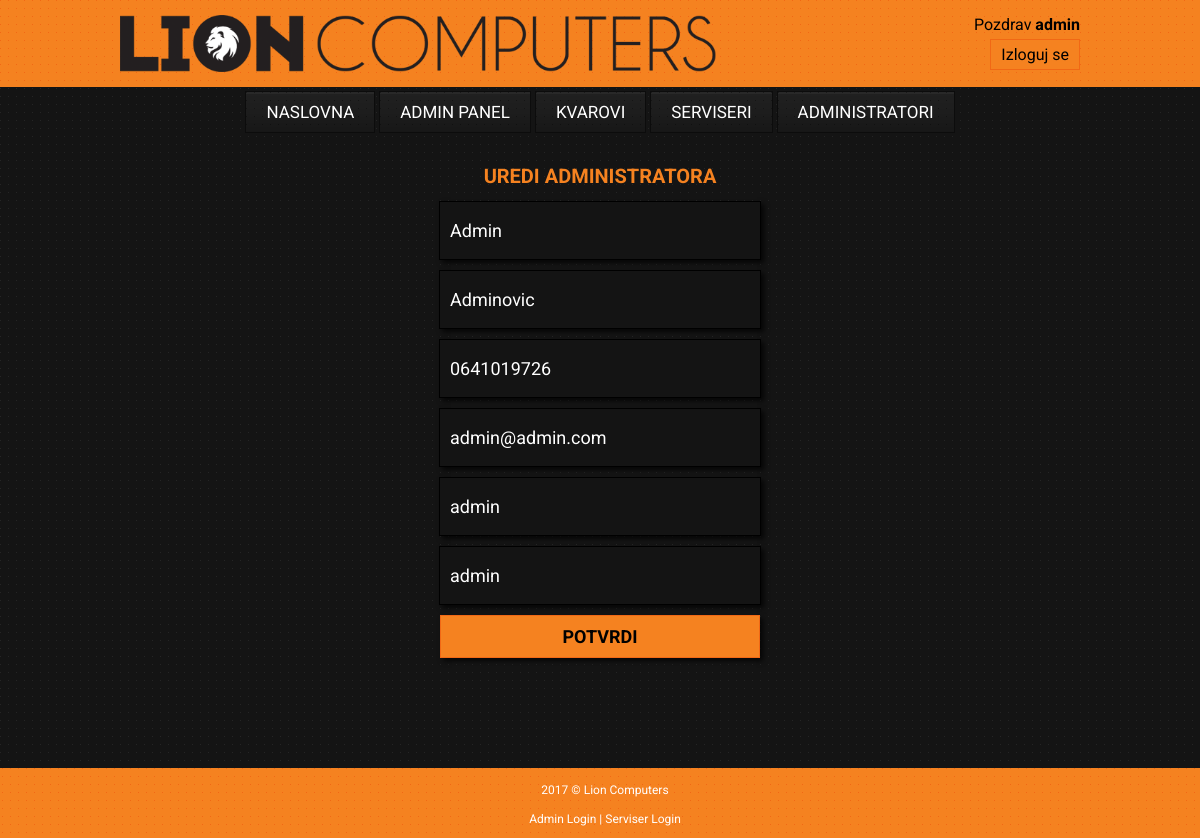
Screenshot of /admin-modify.php?id=1 (signed in) with the database file from the repository.
### tables this page shows
CREATE TABLE `admini` (
  `id` int(11) NOT NULL AUTO_INCREMENT,
  `ime` varchar(25) NOT NULL,
  `prezime` varchar(25) NOT NULL,
  `telefon` varchar(15) DEFAULT NULL,
  `email` varchar(45) NOT NULL,
  `username` varchar(45) NOT NULL,
  `password` varchar(256) NOT NULL,
  PRIMARY KEY (`id`),
  UNIQUE KEY `id_UNIQUE` (`id`),
  UNIQUE KEY `username_UNIQUE` (`username`),
  UNIQUE KEY `email_UNIQUE` (`email`)
);

### admin-modify.php (the view, shortened to what this page needs)
<!DOCTYPE html>
<html>
	<head>
		<link rel="stylesheet" type="text/css" href="stilovi.css"/>
	</head>
	<body>
		<div class="container">
			<div class="header">
				<div class="logo-area">
					<a href="index.php"><img src="slike/logo.png" alt="Lion Computers"></a>
					<div class="userinfo">
						<p>Pozdrav <strong><?php echo $_SESSION['adminUser'];?></strong></p>
						<a href="logout.php">Izloguj se</a>
					</div>
				</div>
			</div>
			<div class="content">
			<?php
				if(isset($_SESSION['adminUser'])){
					require_once('menu-admin.php');
				}else if(isset($_SESSION['serviserUser'])){
					require_once('menu-serviser.php');
				}else {
					require_once('menu.php');
				}
				include("konekcija.php");
				$id = $_GET['id'];
				$query = "SELECT * from admini where id=$id;";
				$result = mysqli_query($conn, $query);
				echo "<div class='form-area'>";
					while($red=mysqli_fetch_array($result)) {
						$ime = $red['ime'];
						$prezime = $red['prezime'];
						$telefon = $red['telefon'];
						$email = $red['email'];
						$username = $red['username'];
						$password = $red['password'];
						echo "<form action='admin-modify-s.php?id=$id' method='POST'>
						<h1>UREDI ADMINISTRATORA</h1>
						<input type='text' name='ime' class='reg-user' value='$ime'/>
						<input type='text' name='prezime' class='reg-user' value='$prezime'/>
						<input type='text' name='telefon' class='reg-user' value='$telefon'/>
						<input type='text' name='email' class='reg-user' value='$email'/>
						<input type='text' name='username' class='reg-user' value='$username'/>
						<input type='text' name='password' class='reg-user' value='$password'/>
						<input type='submit' value='Potvrdi' class='login-submit'>
						</form>";
					}
				echo "</div>";
			?>
			</div>
			<div class="footer">
				<p class="cr">2017 &copy; Lion Computers</p>
				<p class="links">
					<a href="admin-login.php">Admin Login</a>
					 |
					<a href="serviser-login.php">Serviser Login</a>
				</p>
			</div>
		</div>
	</body>
</html>

### stilovi.css (style rules this page uses)
html { height: 100%; box-sizing: border-box; }
body { background: url("slike/pattern-black.png") top right repeat; margin: 0; padding: 0; min-height: 100%; position: relative; }
.header { background: url("slike/pattern-orange.png") top right repeat; width: 100%; height: 87px; margin: 0 0 15px 0; }
.logo-area { width: 960px; height: 87px; margin: 0 auto; }
.logo-area img { margin: 15px 0; height: 57px; }
.userinfo { float: right; }
.userinfo p { color: black; font-family: 'Roboto', sans-serif; margin: 15px 0 0 0; }
.userinfo a { color: #000; font-family: 'Roboto', sans-serif; text-decoration: none; padding: 5px 10px; background: #f58220; border: 1px solid #f16815; margin: 5px 0 0 15px; float: right; }
.container { height: 100%; min-height: 100%; }
.content { width: 960px; font-family: 'Roboto', sans-serif; height: 100%; padding-bottom: 60px; margin: 0 auto; }
.form-area h1, .naslov { color: #f58220; font-size: 20px; text-shadow: 3px 3px 5px 0px rgba(0,0,0,0.75); }
#login-user, #login-pass, .reg-user { width: 300px; color: #fff; height: 37px; margin: 0 auto 10px auto; font-size: 18px; padding: 10px; font-family: 'Roboto', sans-serif; background: #141414; border: 1px solid #000000; -webkit-box-shadow: 3px 3px 5px 0px rgba(0,0,0,0.75); -moz-box-shadow: 3px 3px 5px 0px rgba(0,0,0,0.75); box-shadow: 3px 3px 5px 0px rgba(0,0,0,0.75); }
.login-submit { width: 320px; color: #000; font-weight: bold; text-transform: uppercase; font-size: 14px; margin-bottom: 20px; font-size: 18px; padding: 10px; font-family: 'Roboto', sans-serif; background: #f58220; border: 1px solid #f16815; -webkit-box-shadow: 3px 3px 5px 0px rgba(0,0,0,0.75); -moz-box-shadow: 3px 3px 5px 0px rgba(0,0,0,0.75); box-shadow: 3px 3px 5px 0px rgba(0,0,0,0.75); cursor: pointer; }
.form-area, panel { position: relative; width: 600px; height: 100%; margin-top: 20px; text-align: center; margin-left: auto; margin-right: auto; margin-bottom: 100px; }
.form-area form { width: 100%; }
.footer { position: absolute; width: 100%; height: 60px; right: 0; bottom: 0; left: 0; background: url("slike/pattern-orange.png") top right repeat; font-family: 'Roboto', sans-serif; text-align: center; padding: 5px; }
.footer p { color: #fff; font-size: 12px; margin: 5px; padding: 5px; }
.footer a { color: #fff; text-decoration: none; }

### rows the page displays
admini: ime "Admin", prezime "Adminovic", telefon "0641019726", email "admin@admin.com", username "admin", password "admin"

### other values shown
$_SESSION['adminUser'] "admin"
